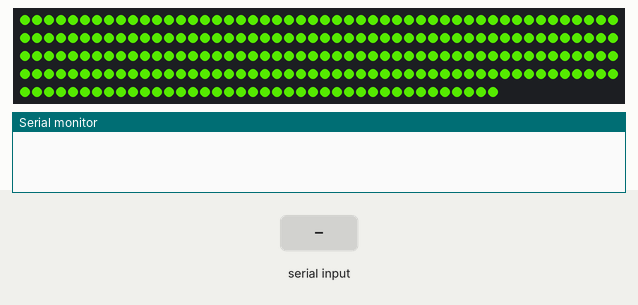
A sketch run on a simulated ESP32. Parts: 240 RGB LEDs in strip order, left to right, continuing on the next row, the last lines printed to the serial monitor. Inputs (shaded band) come from the test bench. Dim RGB values are drawn brighter than linear; nothing arrives over Bluetooth unless stated.

Above: at 1.2 s.
1.3 s: "rebote1color" received over the second serial link
At 2.55 s:
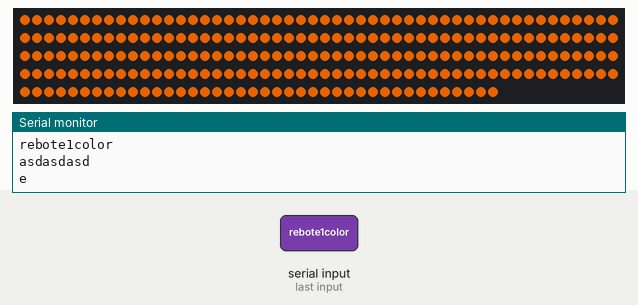
3.8 s: "breath" received over the second serial link
At 5.32 s:
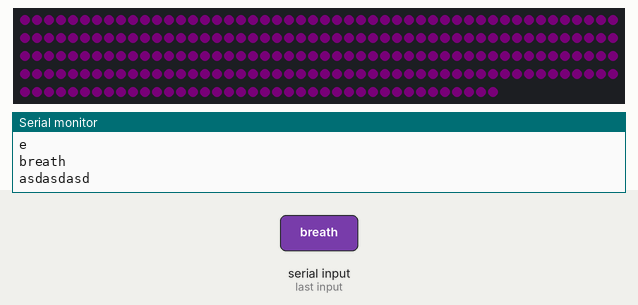
6.8 s: "rebote1color" received over the second serial link
At 9.79 s:
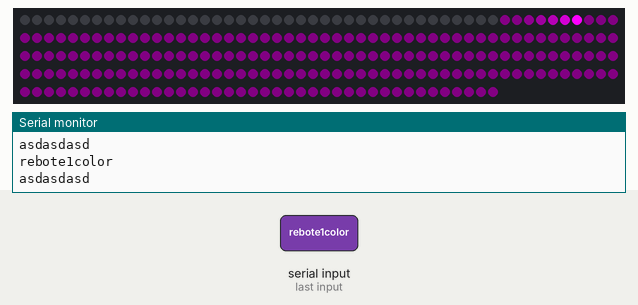
9.8 s: "c1,1\n" received over the second serial link
12.3 s: "Fade,1\n" received over the second serial link
At 13.81 s:
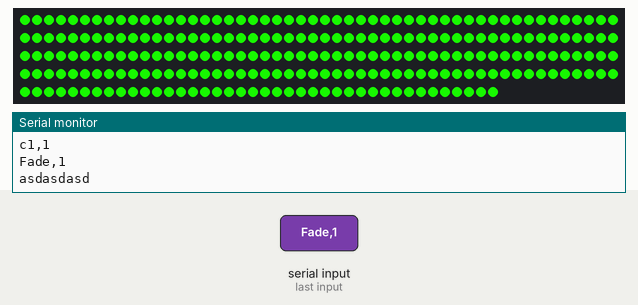
14.1 s: "rainbowslide,1\n" received over the second serial link
At 15.33 s:
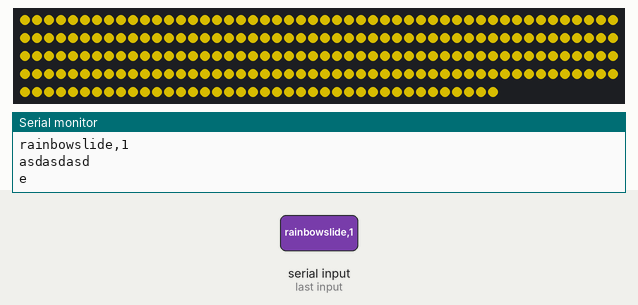

The sketch:

simple.ino
```cpp
#include "effects.h"

#include "BluetoothSerial.h"

#if !defined(CONFIG_BT_ENABLED) || !defined(CONFIG_BLUEDROID_ENABLED)
#error Bluetooth is not enabled! Please run `make menuconfig` to and enable it
#endif

BluetoothSerial SerialBT;

//eyeyeyey

void setup() {
  SerialBT.begin("ESP32test"); //Bluetooth device name
  Serial.begin(9600);
  init_leds();
  xTaskCreatePinnedToCore(mainLoop, "Task1", 10000, NULL, 1, NULL,  0);
  xTaskCreatePinnedToCore(effects, "Task2", 10000, NULL, 1, NULL,  1);
}


String data = "";
String splitted_data[6];

int c1[] = {255,0,255};
int c2[] = {0,255,255};

int effect = 0;

void loop(){}

void mainLoop(void * unused) {
  while(true){
    if (SerialBT.available()){
      data = SerialBT.readString();
      Serial.println(data);
      strsplit(data,',');
      if(splitted_data[0] == "c1"){

        c1[0] = splitted_data[1].toInt();
        c1[1] = splitted_data[2].toInt();
        c1[2] = splitted_data[3].toInt();
      }
      else if(splitted_data[0] == "c2"){
        c1[0] = splitted_data[1].toInt();
        c1[1] = splitted_data[2].toInt();
        c1[2] = splitted_data[3].toInt();
        c2[0] = splitted_data[4].toInt();
        c2[1] = splitted_data[5].toInt();
        c2[2] = splitted_data[6].toInt();
      }
      else{
        Serial.println("asdasdasd");
        detect_effect();
      }
      FLAGOFF = true;
    }
    delay(100);
  }
}


void strsplit(String dat, char separ){
  int pos = 0;
  for (int i = 0; i < 6;i++){splitted_data[i] = "";}
  for (int i = 0; i < data.length();i++){
    if (data[i] == ','){pos++;}
    else{splitted_data[pos] += data[i];}
  }
}


void effects(void * unused){
  while(true){
    switch(effect){
      case 0:
        fade();
        break;
      case 1:
        rainbowbreath();
        break;
      case 2:
        rainbowslide();
        break;
      case 3:
        breath(c1);
        break;
      case 4:
        slide1color(c1);
        break;
      case 5:
        rebote1color(c1);
        break;
      case 6:
        rebote2colores(c1,c2);
        break;
      default:
        break;
    }
  }
}


void detect_effect(){
  data = splitted_data[0];
  if(data == "Fade"){     effect = 0;}
  else if(data == "rainbowbreath"){effect = 1;}
  else if(data == "rainbowslide"){effect = 2;}
  else if(data == "breath"){effect = 3;}
  else if(data == "slide1color"){effect = 4;}
  else if(data == "rebote1color"){effect = 5;}
  else if(data == "rebote2color"){effect = 6;}
  else {effect = 0;}
}
```

effects.h
```cpp
#include <Adafruit_NeoPixel.h>
#ifdef __AVR__
 #include <avr/power.h>
#endif
#define PIN       13
#define NUMPIXELS 240 //1m=60
Adafruit_NeoPixel pixels(NUMPIXELS, PIN, NEO_GRB + NEO_KHZ800);
int DELAYVAL = 30;
int DELAYFADE = 5;
#define ANCHO 7

bool FLAGOFF = false;

int r[] = {255, 255, 255, 127, 0,   0,   0,   0,   0,   127, 255, 255};
int g[] = {0,   127, 255, 255, 255, 255, 255, 127, 0,   0,   0,   0};
int b[] = {0,   0,   0,   0,   0,   127, 255, 255, 255, 255, 255, 127};


void init_leds(){
    #if defined(__AVR_ATtiny85__) && (F_CPU == 16000000)
        clock_prescale_set(clock_div_1);
    #endif
    pixels.begin();
}


void fade(){
  for(int i=0; i<255; i++) {
    if(FLAGOFF){Serial.println("e");goto enda;}
    for(int ii=0; ii<NUMPIXELS; ii++){
      pixels.setPixelColor(ii, pixels.Color(i, 255-i, 0));
    }
    delay(DELAYFADE);
    pixels.show();
  }

  // fade from red to blue
  for(int i=0; i<255; i++) {
    if(FLAGOFF){goto enda;}
    for(int ii=0; ii<NUMPIXELS; ii++){
      pixels.setPixelColor(ii, pixels.Color(255-i, 0, i));
    }
    pixels.show();
    delay(DELAYFADE);
  }

  // fade from blue to green
  for(int i=0; i<255; i++) {
    if(FLAGOFF){goto enda;}
    for(int ii=0; ii<NUMPIXELS; ii++){
      pixels.setPixelColor(ii, pixels.Color(0, i, 255-i));
    }
    pixels.show();
    delay(DELAYFADE);
  }
enda:
delay(100);
FLAGOFF = false;
}


void breath(int color[3]){
  float gamma = 0.14; // affects the width of peak (more or less darkness)
  float beta = 0.5;
  for (int ii=0;ii<255;ii++){
    if(FLAGOFF){goto endd;}
    float param = exp(-1.0*pow(((float(ii)/float(255))-beta)/gamma,2.0)/2.0);
    float r1 = float(color[0])*param;
    float g1 = float(color[1])*param;
    float b1 = float(color[2])*param;
    delay(DELAYFADE);
    for(int i=0; i<NUMPIXELS; i++){
      pixels.setPixelColor(i, pixels.Color(int(r1), int(g1), int(b1)));
    }
    pixels.show();
  }
  endd:
  FLAGOFF = false;
}


void rainbowbreath(){
  for(int i=0; i<12;i++){
    int col[] = {r[i],g[i],b[i]};
    breath(col);
  }
}


void slide1color(int color1[3]){

  int s2[] = {color1[0]/4,  color1[1]/4,  color1[2]/4 };
  int s3[] = {color1[0]/8,  color1[1]/8,  color1[2]/8 };
  int s4[] = {color1[0]/16, color1[1]/16, color1[2]/16};
  int s5[] = {color1[0]/32, color1[1]/32, color1[2]/32};


  for(int i=0; i<NUMPIXELS+ANCHO; i++) { // For each pixel...
    if(FLAGOFF){goto endb;}
    pixels.setPixelColor(i, pixels.Color(color1[0],color1[1],color1[2]));
    pixels.setPixelColor(i+1, pixels.Color(s2[0], s2[1], s2[2]));
    pixels.setPixelColor(i+2, pixels.Color(s3[0], s3[1], s3[2]));
    pixels.setPixelColor(i+3, pixels.Color(s4[0], s4[1], s4[2]));
    pixels.setPixelColor(i-1, pixels.Color(s2[0], s2[1], s2[2]));
    pixels.setPixelColor(i-2, pixels.Color(s3[0], s3[1], s3[2]));
    pixels.setPixelColor(i-3, pixels.Color(s4[0], s4[1], s4[2]));
    pixels.setPixelColor(i-4, pixels.Color(s5[0], s5[1], s5[2]));


    pixels.show();

    delay(DELAYVAL);
  }
  endb:
  FLAGOFF = false;
}


void rainbowslide(){
  for(int i=0; i<12;i++){
    int col[] = {r[i],g[i],b[i]};
    slide1color(col);
  }
}


void rebote1color(int color1[3]){

  int s2[] = {color1[0]/2,  color1[1]/2,  color1[2]/2 };
  int s3[] = {color1[0]/4,  color1[1]/4,  color1[2]/4 };
  int s4[] = {color1[0]/8,  color1[1]/8,  color1[2]/8 };
  int s5[] = {color1[0]/16, color1[1]/16, color1[2]/16};
  int s6[] = {color1[0]/32, color1[1]/32, color1[2]/32};

  for(int i=0; i<NUMPIXELS; i++) { // For each pixel...
    if(FLAGOFF){goto endc;FLAGOFF = false;}
    pixels.setPixelColor(i, pixels.Color(color1[0],color1[1],color1[2]));
    pixels.setPixelColor(i-ANCHO+6, pixels.Color(s2[0], s2[1], s2[2]));
    pixels.setPixelColor(i-ANCHO+5, pixels.Color(s3[0], s3[1], s3[2]));
    pixels.setPixelColor(i-ANCHO+4, pixels.Color(s4[0], s4[1], s4[2]));
    pixels.setPixelColor(i-ANCHO+3, pixels.Color(s5[0], s5[1], s5[2]));
    pixels.setPixelColor(i-ANCHO+2, pixels.Color(s6[0], s6[1], s6[2]));
    pixels.setPixelColor(i-ANCHO,   pixels.Color(0,0,0));

    pixels.show();

    delay(DELAYVAL);
  }
  for(int i=NUMPIXELS; i>0; i--) { // For each pixel...
    if(FLAGOFF){goto endc;}
    pixels.setPixelColor(i, pixels.Color(0,255,0));
    pixels.setPixelColor(i, pixels.Color(color1[0],color1[1],color1[2]));
    pixels.setPixelColor(i+ANCHO-+6, pixels.Color(s2[0], s2[1], s2[2]));
    pixels.setPixelColor(i+ANCHO-5, pixels.Color(s3[0], s3[1], s3[2]));
    pixels.setPixelColor(i+ANCHO-4, pixels.Color(s4[0], s4[1], s4[2]));
    pixels.setPixelColor(i+ANCHO-3, pixels.Color(s5[0], s5[1], s5[2]));
    pixels.setPixelColor(i+ANCHO-2, pixels.Color(s6[0], s6[1], s6[2]));
    pixels.setPixelColor(i+ANCHO,   pixels.Color(0,0,0));

    pixels.show();

    delay(DELAYVAL);
  }
  endc:
  FLAGOFF = false;
}


void rebote2colores(int color1[3], int color2[3]){

  int s2[] = {color1[0]    + color2[0]/3, color1[1]    + color2[1]/3,  color1[2]    + color2[1]/3};
  int s3[] = {color1[0]/2  + color2[0]/4, color1[1]/2  + color2[1]/4,  color1[2]/2  + color2[1]/4};
  int s4[] = {color1[0]/6  + color2[0]/2, color1[1]/6  + color2[1]/2,  color1[2]/6  + color2[1]/2};
  int s5[] = {color1[0]/10 + color2[0]/6, color1[1]/10 + color2[1]/6,  color1[2]/10 + color2[1]/6};
  int s6[] = {color1[0]/16 + color2[0]/8, color1[1]/16 + color2[1]/8,  color1[2]/16 + color2[1]/8};
  int s7[] = {color2[0]/25, color2[1]/25, color2[2]/25};

  for(int i=0; i<NUMPIXELS; i++) { // For each pixel...
    if(FLAGOFF){goto endf;FLAGOFF = false;}
    pixels.setPixelColor(i, pixels.Color(color1[0],color1[1],color1[2]));
    pixels.setPixelColor(i-ANCHO+6, pixels.Color(s2[0], s2[1], s2[2]));
    pixels.setPixelColor(i-ANCHO+5, pixels.Color(s3[0], s3[1], s3[2]));
    pixels.setPixelColor(i-ANCHO+4, pixels.Color(s4[0], s4[1], s4[2]));
    pixels.setPixelColor(i-ANCHO+3, pixels.Color(s5[0], s5[1], s5[2]));
    pixels.setPixelColor(i-ANCHO+2, pixels.Color(s6[0], s6[1], s6[2]));
    pixels.setPixelColor(i-ANCHO+1, pixels.Color(s7[0], s7[1], s7[2]));
    pixels.setPixelColor(i-ANCHO,   pixels.Color(0,0,0));

    pixels.show();

    delay(DELAYVAL);
  }
  for(int i=NUMPIXELS; i>0; i--) { // For each pixel...
    if(FLAGOFF){goto endf;}
    pixels.setPixelColor(i, pixels.Color(0,255,0));
    pixels.setPixelColor(i, pixels.Color(color1[0],color1[1],color1[2]));
    pixels.setPixelColor(i+ANCHO-+6, pixels.Color(s2[0], s2[1], s2[2]));
    pixels.setPixelColor(i+ANCHO-5, pixels.Color(s3[0], s3[1], s3[2]));
    pixels.setPixelColor(i+ANCHO-4, pixels.Color(s4[0], s4[1], s4[2]));
    pixels.setPixelColor(i+ANCHO-3, pixels.Color(s5[0], s5[1], s5[2]));
    pixels.setPixelColor(i+ANCHO-2, pixels.Color(s6[0], s6[1], s6[2]));
    pixels.setPixelColor(i+ANCHO,   pixels.Color(0,0,0));

    pixels.show();

    delay(DELAYVAL);
  }
  endf:
  FLAGOFF = false;
}
```
